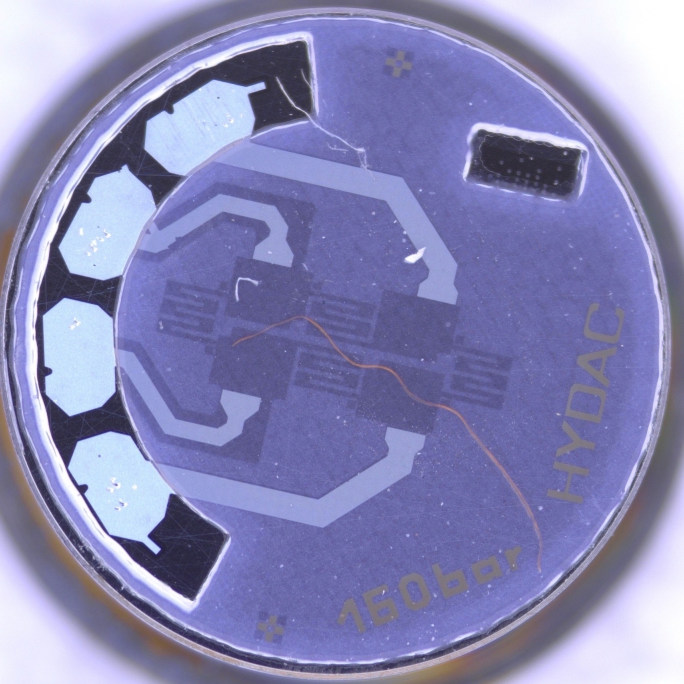
#> input picture Input images/10.jpeg, 2052 x 2052 px, given as the content of the folder test, which was not available (shown at 1/3 size)
$ python solution.py
#> lines starting #> are read from the running program, lines starting #| are printed output that depends on the picture; after the words box and inside, x2 and y2 are one past the last pixel; in counts of white or black regions, pixels touching at a corner belong together; pictures that were not available may be replaced by others from this repository, and a replacement may not be noted


import matplotlib.pyplot as plt
import numpy as np
import cv2
import math
from tqdm import tqdm
from pathlib import Path
import argparse
import os


class ImageAligner:
    '''
    Applying image dilate to merge certain features of the images into meaningful information.
    Then according to the coordinates of the features find the optiomal angle to align the image.
    '''

    def __init__(self, input_path, output_path):
        self.input_path=input_path
        self.output_path=output_path

    # find the dilate of the image
    def get_image_dilate(self, file_name):
#> called with file_name = '10.jpeg'
        newImage = cv2.imread(f'{self.input_path}/{file_name}')
#> newImage is the input picture: shape (2052, 2052, 3); mean B, G, R 181.2, 134.8, 135.1
        kernel = cv2.getStructuringElement(cv2.MORPH_RECT, (2, 2))
        gray = cv2.cvtColor(newImage, cv2.COLOR_BGR2GRAY)
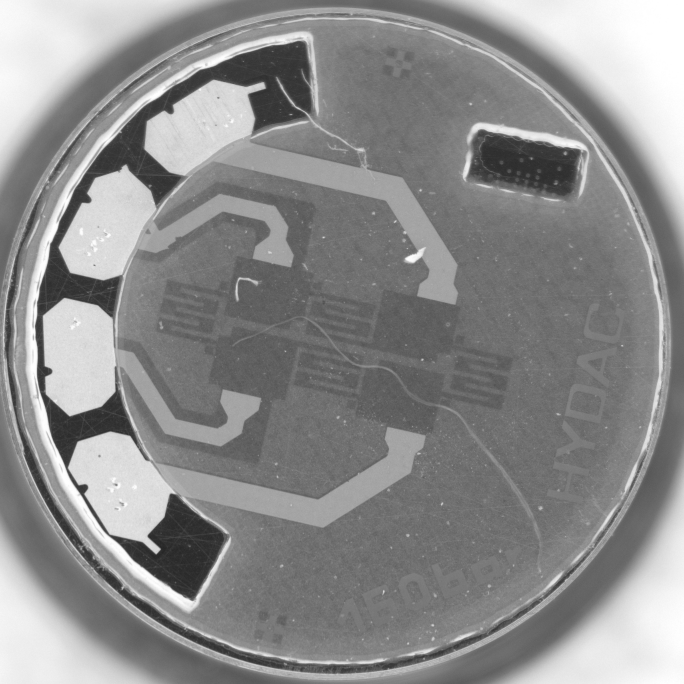
#> gray: shape (2052, 2052) (shown at 1/3 size); min 34, max 255, mean 140.1
        blur = cv2.GaussianBlur(gray, (9, 9), 0)
        thresh = cv2.threshold(blur, 0, 255, cv2.THRESH_BINARY_INV + cv2.THRESH_OTSU)[1]
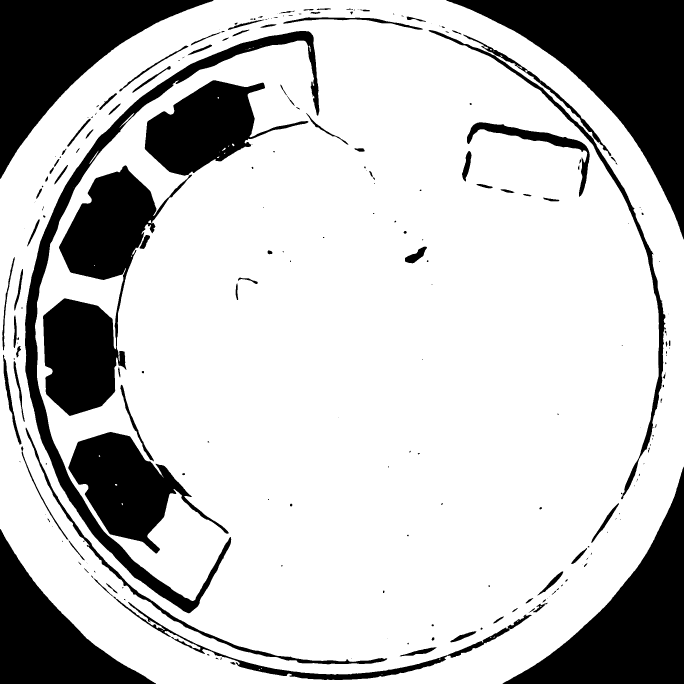
#> thresh: shape (2052, 2052) (shown at 1/3 size); 77.1% white; 230 black regions (99 under 20 px), largest, box (x1, y1, x2, y2) and area: (1339, 0, 2052, 719) 175807, (129, 496, 576, 1248) 129621, (1508, 1400, 2052, 2052) 127582
        # dilate = cv2.dilate(thresh, kernel, iterations=40)
        # contours, hierarchy = cv2.findContours(dilate,cv2.RETR_TREE, cv2.CHAIN_APPROX_SIMPLE)


        crop_target_1 = thresh[500:850, 170:450]
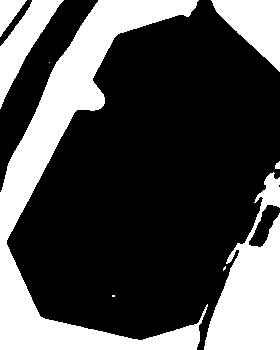
#> crop_target_1: shape (350, 280); 30.6% white; 9 white regions (3 under 20 px), largest, box (x1, y1, x2, y2) and area: (0, 0, 208, 350) 17027, (204, 172, 280, 350) 7344, (211, 0, 280, 72) 2726, (0, 0, 64, 109) 2383, (0, 0, 27, 37) 508, (275, 161, 280, 169) 31
        crop_target_2 = thresh[500:850, 1530:1810]
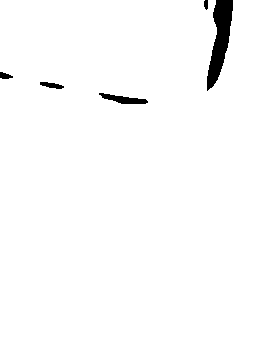
#> crop_target_2: shape (350, 280); 98.3% white; 5 black regions, box (x1, y1, x2, y2) and area: (207, 0, 233, 91) 1243, (99, 93, 148, 104) 271, (40, 82, 64, 89) 101, (0, 72, 13, 79) 62, (204, 0, 208, 10) 34

        fig=plt.figure()
        # [4 lines of commented-out code are left out]
        fig.add_subplot(3,2,1)

        plt.imshow(crop_target_1)

        # fig=plt.figure()
        #
        # fig.add_subplot(2,1,1)
        # plt.imshow(blur)
        #
        fig.add_subplot(3,2,2)
        plt.imshow(crop_target_2)


        fig.add_subplot(3,1,2)
        plt.imshow(thresh)
        #
        fig.add_subplot(3,1,3)
        plt.imshow(newImage)

        # plt.show()
        fig.savefig(f'{self.output_path}/{file_name}')
#> figure, not shown here; B, G, R data is drawn as R, G, B


        print()
        # return newImage, dilate, hierarchy

    def save_aligned_image(self, newImage, angle, file_name):
        plt.imshow(self.rotate_image(newImage, angle))
        # plt.show()
        Path(self.output_path).mkdir(parents=True, exist_ok=True)

        cv2.imwrite(f'{self.output_path}/{file_name.split("/")[-1]}', self.rotate_image(newImage, angle))

    # the final to go over all methods in class ImageAligner
    def align(self, file_name):
        Path(self.output_path).mkdir(parents=True, exist_ok=True)

        self.get_image_dilate(file_name)
        # angle = self.find_rotation_angle(image, dilate)
        # self.save_aligned_image(image, angle, f'{self.input_path}/{file_name}')


parser = argparse.ArgumentParser(description='Aligning the images according to the text')
parser.add_argument('--input_path', type=str,  help='Input path', default = 'test')
parser.add_argument('--output_path', type=str,  help='Output path', default = 'crops_test')

args = parser.parse_args()

if __name__ == '__main__':
    img_aligner = ImageAligner(input_path=args.input_path, output_path=args.output_path)

    #process all the images in the input path and align them accordingly
    for img_filename in tqdm(os.listdir(args.input_path)):
        if img_filename.split('.')[-1] in ['jpg', 'jpeg', 'png']:
            img_aligner.align(img_filename)

$ run again, on Input images/11.jpeg
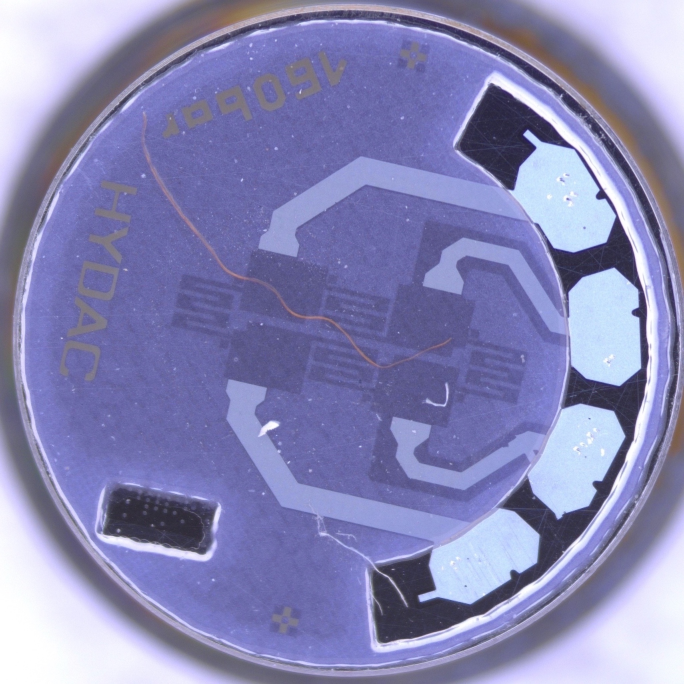
#> input picture Input images/11.jpeg, 2052 x 2052 px, given as the content of the folder test, which was not available (shown at 1/3 size)
#> in get_image_dilate, newImage is the input picture: shape (2052, 2052, 3); mean B, G, R 181.2, 134.8, 135.1
#> in get_image_dilate, `thresh = cv2.threshold(blur, 0, 255, cv2.THRESH_BINARY_INV + cv2.THRES..`:
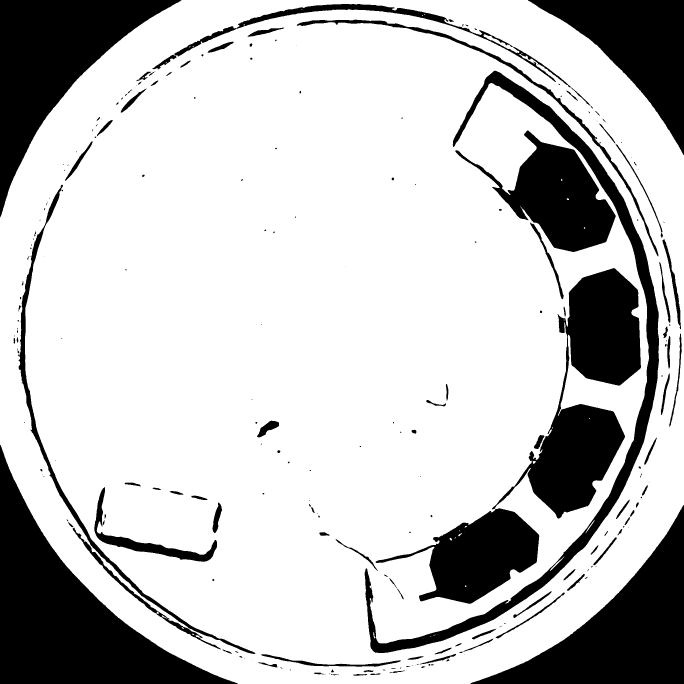
#> thresh: shape (2052, 2052) (shown at 1/3 size); 77.1% white; 224 black regions (94 under 20 px), largest, box (x1, y1, x2, y2) and area: (0, 1335, 714, 2052) 175806, (1476, 804, 1923, 1556) 129619, (0, 0, 544, 652) 127578
#> crop_target_1: shape (350, 280); 99.2% white; 6 black regions (3 under 20 px), largest, box (x1, y1, x2, y2) and area: (25, 0, 63, 42) 428, (0, 54, 19, 109) 318, (256, 24, 264, 31) 39
#> in get_image_dilate, `crop_target_2 = thresh[500:850, 1530:1810]`:
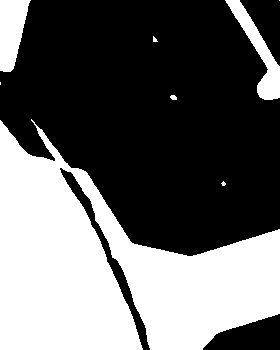
#> crop_target_2: shape (350, 280); 39.8% white; 8 white regions (4 under 20 px), largest, box (x1, y1, x2, y2) and area: (0, 119, 280, 350) 35875, (0, 0, 31, 72) 1556, (225, 0, 280, 100) 1550, (170, 95, 177, 100) 28
